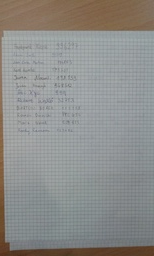
#> input picture data/ocr1/img_12.jpg, 154 x 256 px, shrunk from 1536 x 2560 before the run
$ python -i s3_finding_word.py   (imports and definitions only)
#> lines starting #> are read from the running program, lines starting #| are printed output that depends on the picture
import numpy as np
from pathlib import Path
from skimage import io
from skimage import measure
from skimage import morphology
#from matplotlib import pyplot as plt
from skimage import util
from skimage import transform
from skimage import filters

# TESTOWE
from skimage import io
from collections import Counter

# [60 lines left out: functions resize_after_rotate, thresholding, detect_lines_of_text, not called in this run]

def get_regions_of_rows(img_detected_rows, img_name='test', is_test=False):
    # region = linia tekstu
    label_image = measure.label(img_detected_rows)
    regions = measure.regionprops(label_image)
    width = img_detected_rows.shape[1]

    # wybieramy wiersze powyżej 5 pikseli wysokości
    # regions = [reg for reg in regions if reg.area > width*5]

    # wybieramy regiony, które mają pole powierzchni większe od odchylenia standardowego
    std = np.std([reg.area for reg in regions])/width

    big_regions = [reg for reg in regions if reg.area/img_detected_rows.shape[1] > std*0.75]
    small_regions = [reg for reg in regions if reg.area/img_detected_rows.shape[1] <= std*0.75]

    img_detected_rows = util.img_as_ubyte(img_detected_rows)
    for reg in small_regions:
        closest_reg = find_closest_region(all_regions=big_regions, region=reg)

        closest_reg_height = np.max(closest_reg.coords[:, 0])
        reg_height = np.max(reg.coords[:, 0])

        img_detected_rows[min(reg_height, closest_reg_height):max(reg_height, closest_reg_height)+1, :] = np.iinfo(img_detected_rows.dtype).max

    # teraz szukamy przerw między wierszami i zbyt małe usuwamy, bo prawdopodobnie wiersz się nam podzielił
    img_inv = util.invert(img_detected_rows)
    img_label = measure.label(img_inv)
    regions = measure.regionprops(img_label)[1:-1] # po odwórceniu nie chcemy górnej i dolnej krawędzi
    std = np.std([reg.area for reg in regions])/img_detected_rows.shape[1]

    small_regions = [reg for reg in regions if reg.area/img_detected_rows.shape[1] <= std*0.5]

    for reg in small_regions:
        p1 = reg.coords[0]
        p2 = reg.coords[-1]
        img_detected_rows[p1[0]:p2[0]+1, p1[1]:p2[1]+1] = np.iinfo(img_detected_rows.dtype).max


    label_image = measure.label(img_detected_rows)
    regions = measure.regionprops(label_image)

    ######################### TESTOWE #########################
    if is_test:
        save_path = Path('data/partial_results/3/1_wykryte_wiersze_tekstu')
        save_path.mkdir(parents=True, exist_ok=True)
        io.imsave(arr=util.img_as_ubyte(img_detected_rows), fname=save_path / '{}_2.png'.format(img_name))
    ######################### TESTOWE #########################

    return regions


# [189 lines left out: functions find_closest_region, detect_words_in_line, get_slice_of_image_with_specific_coords, detect_fragments_with_words, not called in this run]

>>> import cv2
>>> picture = cv2.imread('data/ocr1/img_12.jpg', cv2.IMREAD_GRAYSCALE)
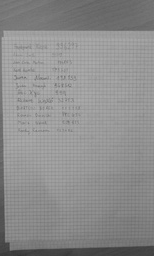
#> picture: shape (256, 154); min 51, max 176, mean 141.3
>>> result = get_regions_of_rows(picture)
#> in get_regions_of_rows, `label_image = measure.label(img_detected_rows)`:
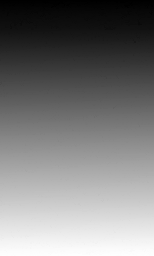
#> label_image: shape (256, 154) int64; min 1, max 28416, mean 13789.4; drawn with min black and max white
#> in get_regions_of_rows, `regions = measure.regionprops(label_image)`: regions = 28416 regions
#> in get_regions_of_rows, `std = np.std([reg.area for reg in regions])/width`: std = 0.0065
#> in get_regions_of_rows, `big_regions = [reg for reg in regions if reg.area/img_detected_rows.sh..`: big_regions = 28416 regions
#> in get_regions_of_rows, `small_regions = [reg for reg in regions if reg.area/img_detected_rows...`: small_regions = []
#> in get_regions_of_rows, `img_inv = util.invert(img_detected_rows)`:
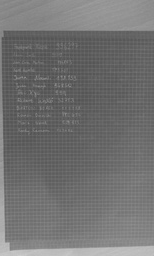
#> img_inv: shape (256, 154); min 79, max 204, mean 113.7
#> in get_regions_of_rows, `regions = measure.regionprops(img_label)[1:-1]`: regions = 28414 regions
#> in get_regions_of_rows, `regions = measure.regionprops(label_image)`: regions = 28416 regions
#> result = 28416 regions

$ run again, on data/ocr1/img_13.jpg
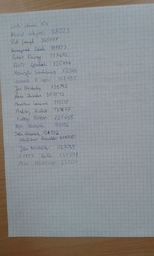
#> input picture data/ocr1/img_13.jpg, 154 x 256 px, shrunk from 1536 x 2560 before the run
#> `picture = cv2.imread('data/ocr1/img_12.jpg', cv2.IMREAD_GRAYSCALE)`:
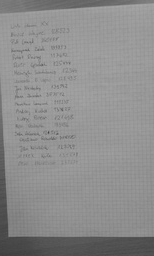
#> picture: shape (256, 154); min 61, max 168, mean 141.6
#> in get_regions_of_rows, `regions = measure.regionprops(label_image)`: regions = 25003 regions
#> std = 0.00768
#> big_regions = 25003 regions
#> small_regions = []
#> in get_regions_of_rows, `img_inv = util.invert(img_detected_rows)`:
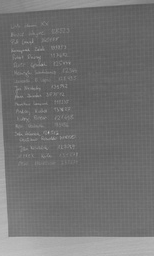
#> img_inv: shape (256, 154); min 87, max 194, mean 113.4
#> in get_regions_of_rows, `regions = measure.regionprops(img_label)[1:-1]`: regions = 25001 regions
#> in get_regions_of_rows, `regions = measure.regionprops(label_image)`: regions = 25003 regions
